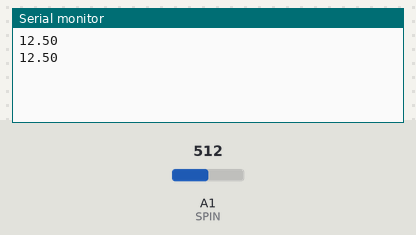
This sketch was run on a simulated Arduino Uno, built with avr-gcc and run on an emulated ATmega328P. On the bench: the last lines printed to the serial monitor. The inputs (shaded band) are chosen by the test bench; at power-on: A1 (SPIN) = 512.

Above: at 1.8 s.
1.9 s: A1 (SPIN) set to 716
At 2.8 s:
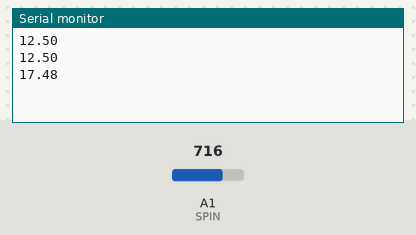
3.4 s: A1 (SPIN) set to 900
At 4.4 s:
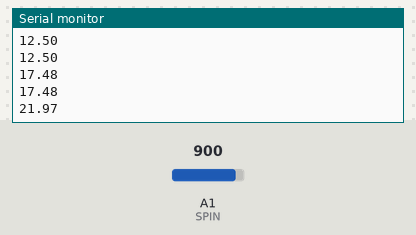
Timing chart, 0 to 6.4 s (numbered marks = the images above; inputs shaded):
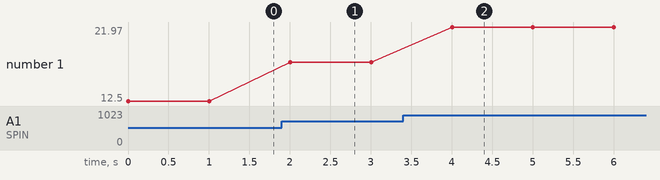

Measured:
- after the input at 1.9 s, the serial monitor: prints a new line after 0.10 s (image 1)
- after the input at 3.4 s, the serial monitor: prints a new line after 0.60 s (image 2)
- plotted number 1: 12.5 → 17.48 after the input at 1.9 s, 17.48 → 21.97 after the input at 3.4 s

The sketch:

voltage.ino
```cpp
float vout = 0.0;

float vin = 0.0;

float R1 = 30000.0;

float R2 = 7500.0;

int SPIN = A1;

int value = 0;


void setup(){

pinMode(SPIN, INPUT);


Serial.begin(9600);

}


void loop(){

value = analogRead(SPIN);

vout = (value * 5.0) / 1024.0;

vin = vout / ( R2 / ( R1 + R2) );


Serial.println(vin);


delay(1000);

}
```
